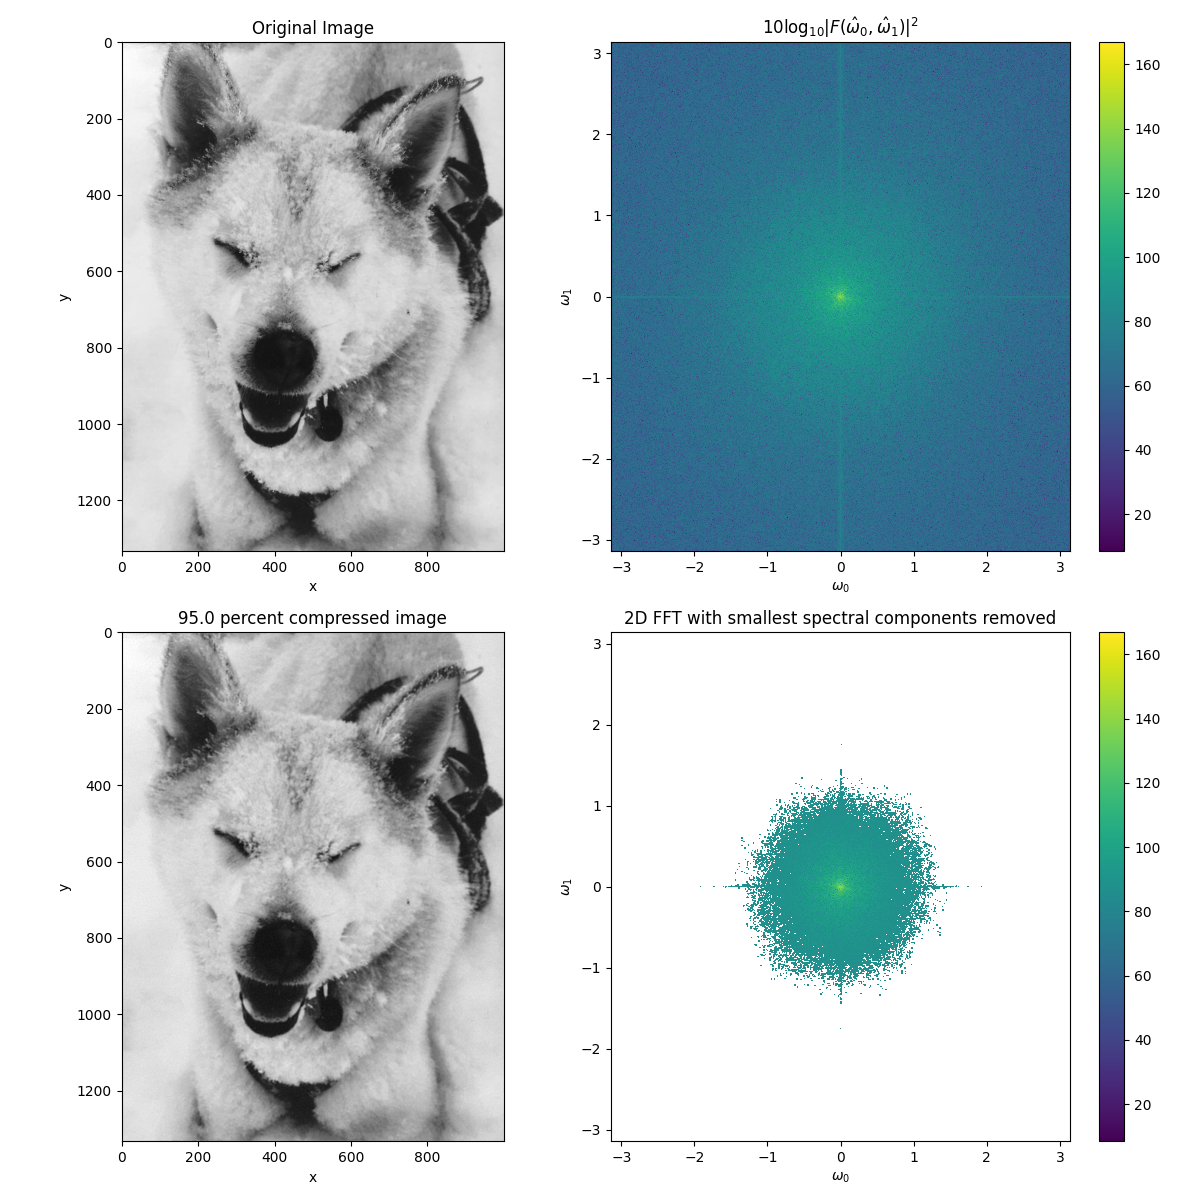

Here is the Python script that generated this plot:
import matplotlib.pyplot as plt
import numpy as n
#import scipy.ndimage as si

import imageio
#
# 2d fft image, remove compression_ratio*(width*height) spectral components
#
def compress_image(image,compression_ratio=0.95):
    # 2D DFT
    image_fft = n.fft.fft2(image)
    L = image.shape[0]*image.shape[1]

    # convert to 1d array,
    # sort spectral components by magnitude, smallest spectral components first
    image_fft=image_fft.flatten()
    idx=n.argsort(n.abs(image_fft).flatten())

    # Remove weakest spectral components, these don't need to be stored, so this reduces data storage
    # requirement. Ensure that at least two spectral components are left
    max_idx = n.min([L-1,int(L*compression_ratio)])
    image_fft[idx[0:max_idx]]=0.0
    image_fft.shape=image.shape
    
    # inverse 2D DFT to get compressed image. take real component to ensure signal is real
    comp_image=n.fft.ifft2(image_fft).real

    return((comp_image,image_fft))

# Read image. Assume the image is perfect
image=imageio.imread("husky.jpg")
# convert to grayscale
image=n.dot(image[... , :3] , [0.299 , 0.587, 0.114])

# how much do we compress the image. 0 is no compression, 1.0 is nearly 100% compression
# (we still have at least one spectral component)
compression_ratio=0.95

plt.figure(figsize=(12,12))
# show original image
plt.subplot(221)
plt.imshow(image,cmap="gray",vmin=0,vmax=255)
plt.xlabel("x")
plt.ylabel("y")
plt.title("Original Image")

# show 2D fourier transform of image
image_fft = n.fft.fftshift(n.fft.fft2(image))
x_freq = n.linspace(-n.pi,n.pi,num=image_fft.shape[0])
y_freq = n.linspace(-n.pi,n.pi,num=image_fft.shape[1])
plt.subplot(222)
image_fft_dB=10.0*n.log10(n.abs(image_fft)**2.0)
dB_min=n.min(image_fft_dB)
dB_max=n.max(image_fft_dB)
plt.pcolormesh(y_freq,x_freq,image_fft_dB)
plt.xlabel("$\omega_0$")
plt.ylabel("$\omega_1$")
plt.xlim([-n.pi,n.pi])
plt.ylim([-n.pi,n.pi])

plt.colorbar()
plt.title("$10 \log_{10}|F(\hat{\omega}_0,\hat{\omega}_1)|^2$")

# compress image using 2D FFT
plt.subplot(224)
comp_imag,comp_fft = compress_image(image,compression_ratio=compression_ratio)
plt.pcolormesh(y_freq,x_freq,10.0*n.log10(n.abs(n.fft.fftshift(comp_fft))**2.0),vmin=dB_min,vmax=dB_max)
plt.xlabel("$\omega_0$")
plt.ylabel("$\omega_1$")
plt.xlim([-n.pi,n.pi])
plt.ylim([-n.pi,n.pi])
plt.colorbar()
plt.title("2D FFT with smallest spectral components removed")

plt.subplot(223)
# show compressed image
plt.imshow(comp_imag,cmap="gray",vmin=0,vmax=255)
plt.xlabel("x")
plt.ylabel("y")

plt.title("%1.1f percent compressed image"%(100.0*compression_ratio))
plt.tight_layout()
plt.savefig("image_compression.png")
plt.show()
